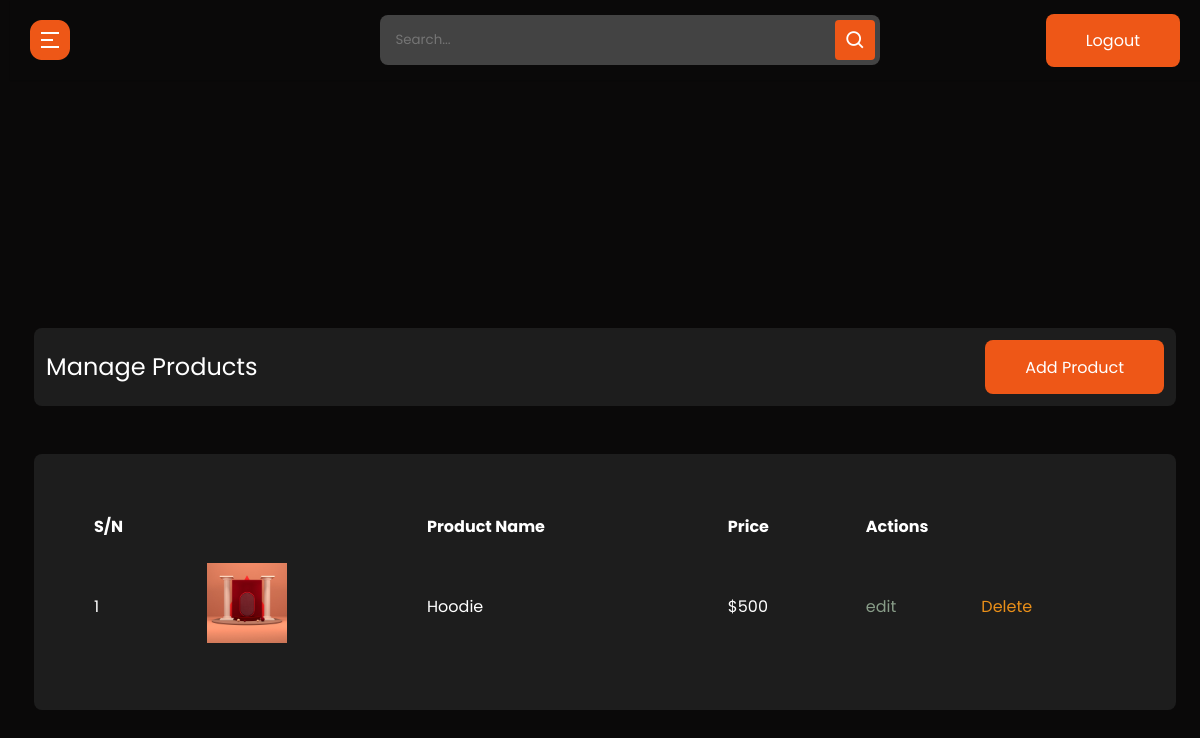
The page /admin-product (signed in) on the database as committed earlier.
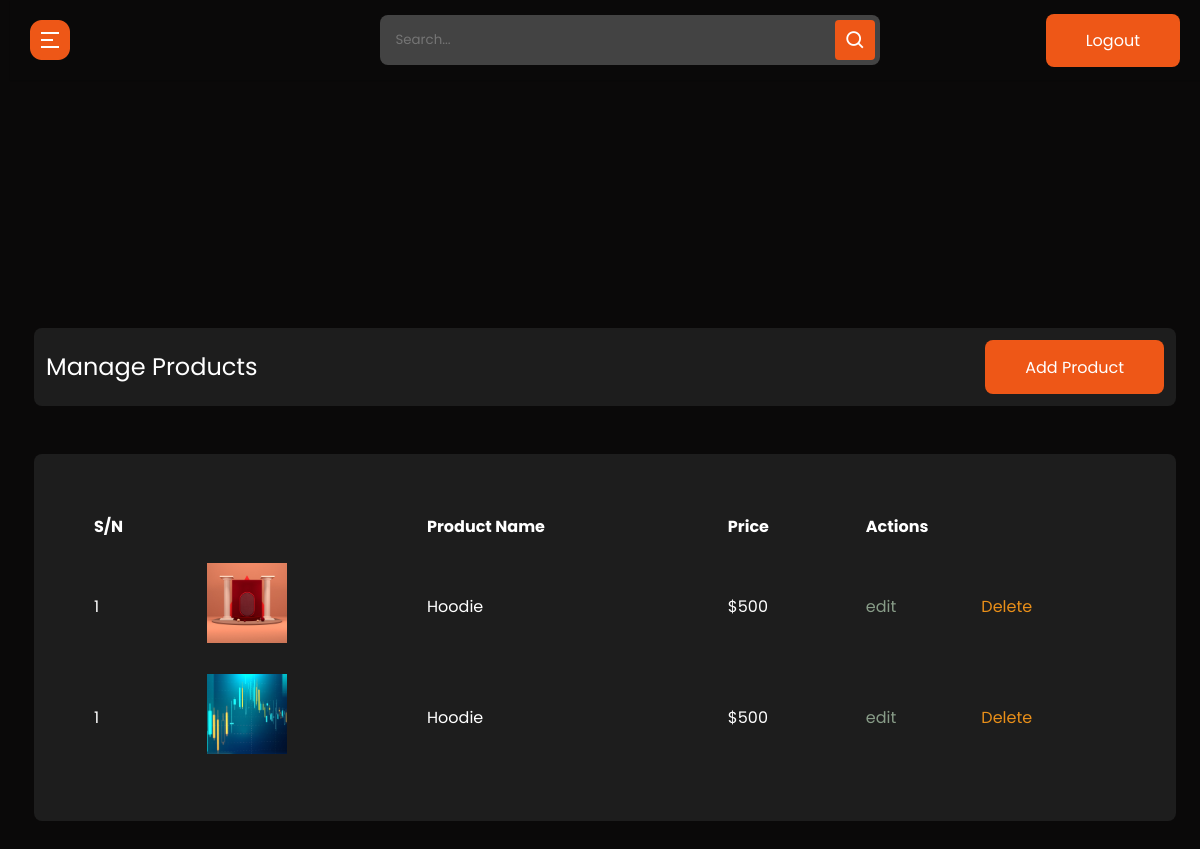
The same page on the database as committed later.
### cms/models.py (models this page shows, shortened)
class Product(models.Model):
    id = models.UUIDField(default=uuid.uuid4, unique=True, primary_key=True, editable=False)
    product_name = models.TextField(null=True, blank=True)
    product_link = models.TextField(null=True, blank=True)
    price = models.IntegerField(default=0)
    featured_image = models.ImageField(null=True, blank=True, default="default.png", upload_to="product_images/")

### cms/decorators.py (the view)
        def wrapper_func(request, *args, **kwargs):
            group = None
            if request.user.groups.exists():
                group = request.user.groups.all()[0].name
            if group in allowed_roles:
                return view_func(request, *args, **kwargs)
            else:
                return redirect("unauthorized-page")

### cms/views.py (called while the page is built)
@login_required(login_url='admin-login')
@allowed_user(allowed_roles=['admin'])
@admin_only
def admin_product(request):
    template_name = 'cms/admin-store/index.html'
    products = Product.objects.all()
    context = {'products':products}
    return render(request, template_name, context)

### cms/templates/cms/admin-store/index.html
{% extends 'admin_base.html' %}
{% load static %}
{% block content %}
  <section class="panel-section" style=margin-top:-700px>
    <div class="panel-content">
      <div class="page-wrapper admin-wrapper">
          <section class="alt-nav">
              <h4>Manage Products</h4>
              <a href="{% url 'create-product' %}" class="btn">Add Product</a>
          </section>
        <section class="trade-table store-table">
          <table>
            <thead>
              <tr>
                <th scope="col">S/N</th>
                <th scope="col"></th>
                <th scope="col">Product Name</th>
                <th scope="col">Price</th>
                <th scope="col" colspan="3">Actions</th>
              </tr>
            </thead>
            <tbody>
            {% for product in products %}
              <tr>
                <td data-label="S/N">1</td>
                <td data-label="image"><img src="{{product.featured_image.url}}"></td>
                <td data-label="Product Name">{{product.product_name}}</td>
                <td data-label="Price">${{ product.price}}</td>
                <td data-label="Action"><a href="{% url 'update-product' product.id %}" class="edit">edit</a></td>
                <td>
                    <a style="color: rgb(233, 143, 25);" href="{% url 'delete-product' product.id %}" class="delete">Delete</a></td>
              </tr>
            {% endfor %}
            </tbody>
          </table>
        </section>
      </div>
    </div>
  </section>
{% endblock content %}

### cms/templates/admin_base.html (shortened to what this page needs)
{% load static %}
<!DOCTYPE html>
<html lang="en">
	<head>
      <link rel="stylesheet" type="text/css" href="{% static 'css/style.css' %}" />
      <link rel="stylesheet" type="text/css" href="{% static 'css/admin.css' %}" />
      <link rel="stylesheet" href="{% static 'css/sidebar.css' %}">
    <link href="https://cdn.jsdelivr.net/npm/remixicon@2.5.0/fonts/remixicon.css" rel="stylesheet">
    <link href='https://unpkg.com/boxicons@2.0.7/css/boxicons.min.css' rel='stylesheet'>
      <link rel="stylesheet" href="https://cdnjs.cloudflare.com/ajax/libs/font-awesome/5.15.1/css/all.min.css">
  </head>
<body>
  <section class="panel-section">
    <nav class="panel-nav">
      <div class="sidebar-button">
        <img src="{% static './images/hamburger.png' %}" class='bx bx-menu sidebarBtn'></i>
      </div>
      <div class="search-box">
        <form action="" method="get">
          <input type="search" placeholder="Search...">
          <i class='bx bx-search' ></i>
        </form>
      </div>
      <div>
        <a href="logout" class="btn">Logout</a>
      </div>
    </nav>
  </section>
    {% block content %} {% endblock %}
</body>
</html>

### static/css/style.css (style rules this page uses)
html { scroll-behavior: smooth; }
* { margin: 0; padding: 0; -webkit-box-sizing: border-box; box-sizing: border-box; }
body { font-family: "Poppins", sans-serif; background-color: #0A0909; color: #fff; max-width: 1440px; margin: auto; }
.page-wrapper { padding: 0 24px; }
h4 { font-size: clamp(20px, 3vw, 24px); }
h2, h4, h5 { line-height: 1.2; }
a { text-decoration: none; color: #fff; }
.btn { padding: 15px 40px; border: 0px; border-radius: 8px; background-color: #EE5717; font-family: "Poppins", sans-serif; -webkit-transition: 0.3s; transition: 0.3s; height: 54px; width: auto; }
a.btn { text-decoration: none; color: #fff; }
.trade-table { width: 90%; background-color: #1D1D1D; margin: auto; margin-top: 48px; border-radius: 8px; padding: 48px; }
.trade-table table { border-collapse: collapse; width: 100%; }
.trade-table table thead { font-weight: 500; }
.trade-table table td, .trade-table table th { text-align: left; padding: 12px; }
.trade-table table th { background-color: #1D1D1D; }
.trade-table table tr:nth-child(even) { background-color: #333333; border-radius: 8px; }

### static/css/admin.css (style rules this page uses)
* { font-family: "Poppins", sans-serif; }
.edit { color: #889c88; -webkit-transition: 0.3s; transition: 0.3s; }
.delete { color: #F83A3A; -webkit-transition: 0.3s; transition: 0.3s; }
.alt-nav { width: 100%; display: -webkit-box; display: -ms-flexbox; display: flex; -webkit-box-pack: justify; -ms-flex-pack: justify; justify-content: space-between; -webkit-box-align: center; -ms-flex-align: center; align-items: center; padding: 12px; background-color: #1D1D1D; border-radius: 8px; margin-top: 24px; }
.alt-nav h4 { font-weight: 400; }
.trade-table { width: 100%; }
.trade-table thead { font-weight: normal; }
.trade-table tbody { font-weight: 400; }
.store-table img { width: 80px; height: 80px; -o-object-fit: cover; object-fit: cover; -o-object-position: center; object-position: center; }
.store-table table thead tr { background-color: #1E1E1E; }
.store-table table tr:nth-child(even) { background-color: unset; }

### static/css/sidebar.css (style rules this page uses)
.panel-section { position: relative; min-height: 100vh; width: calc(100% - 240px); left: 240px; transition: all 0.5s ease; }
.panel-section .panel-nav { display: flex; justify-content: space-between; height: 80px; background: #0A0909; display: flex; align-items: center; position: fixed; width: calc(100% - 240px); left: 240px; z-index: 100; padding: 0 20px; box-shadow: 0 1px 1px rgba(0, 0, 0, 0.1); transition: all 0.5s ease; }
.panel-section .panel-nav .sidebar-button { display: flex; align-items: center; }
.panel-nav .sidebar-button img { width: 40px; height: auto; }
.panel-section .panel-nav .search-box { position: relative; height: 50px; max-width: 500px; width: 100%; margin: 0 20px; }
.search-box form { height: 50px; }
.panel-nav .search-box input { height: 100%; width: 100%; outline: none; background: #434343; border-radius: 8px; padding: 0 15px; border: 0px; color: #fff; }
.panel-nav .search-box .bx-search { position: absolute; height: 40px; width: 40px; background: #EE5717; right: 5px; top: 50%; transform: translateY(-50%); border-radius: 4px; line-height: 40px; text-align: center; color: #fff; font-size: 22px; transition: all 0.4 ease; }
.panel-section .panel-content { position: relative; padding-top: 104px; margin-top: 100px; }
@media (max-width: 1240px) { .panel-section { width: calc(100% - 10px); left: 10px; } }
@media (max-width: 1240px) { .panel-section .panel-nav { width: calc(100% - 10px); left: 10px; } }

Rows that differ between the two databases and show on the page:
added Product: featured_image (picture), product_name "Hoodie", price "500"
